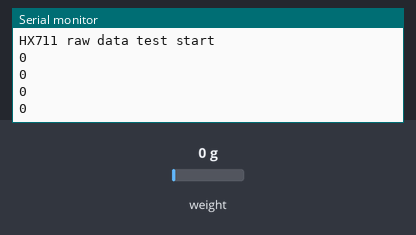
This sketch was run on a simulated Arduino Uno, built with avr-gcc and run on an emulated ATmega328P. Shown: the last lines printed to the serial monitor. The inputs (shaded band) are chosen by the test bench; at power-on: weight on the scale 0 g.

Above: at 1.2 s.
1.3 s: weight on the scale set to 100 g
At 1.51 s:
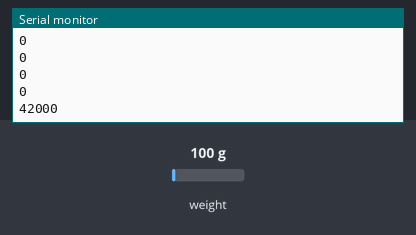
2.8 s: weight on the scale set to 1250 g
At 3.01 s:
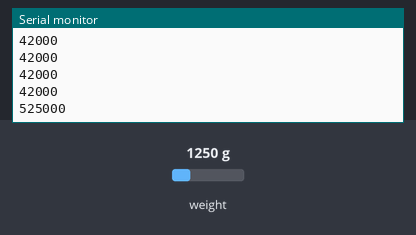
Timing chart, 0 to 5.8 s (numbered marks = the images above; inputs shaded):
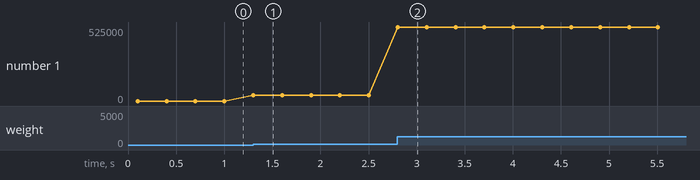

The sketch:

HX711_signalTrig_02.ino
```cpp
// 로드셀에 무게가 올라오면 딱 그 순간만 감지해서 1회 출력
// 시간관계상 일단 감지만 구현

// 센서가 죽은거 확인해보는 코드

#include <HX711.h>

#define DOUT 19
#define CLK 18

HX711 scale;

void setup()
{
    Serial.begin(9600);
    scale.begin(DOUT, CLK);
    Serial.println("HX711 raw data test start");
}

void loop()
{
    if (scale.is_ready())
    {
        long reading = scale.read();
        Serial.println(reading);
    }
    else
    {
        Serial.println("HX711 not ready");
    }
    delay(200);
}
```

Measured:
- after the input at 1.3 s, the serial monitor: prints a new line at once (image 1)
- after the input at 2.8 s, the serial monitor: prints a new line at once (image 2)
- plotted number 1: 0 → 42000 after the input at 1.3 s, 42000 → 525000 after the input at 2.8 s
